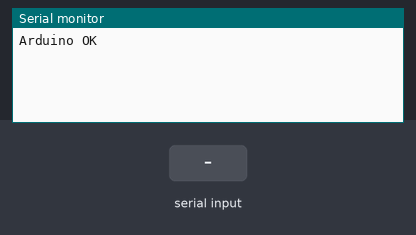
The sketch below on a simulated Arduino Uno, built with avr-gcc and run on an emulated ATmega328P. Shown: the last lines printed to the serial monitor. Inputs (shaded band) come from the test bench.

Above: at 3.2 s.
3.3 s: "1\n" received over Serial
At 3.8 s:
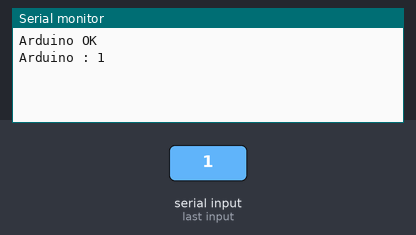
4.8 s: byte 10 ('\n') received over Serial
At 6.0 s:
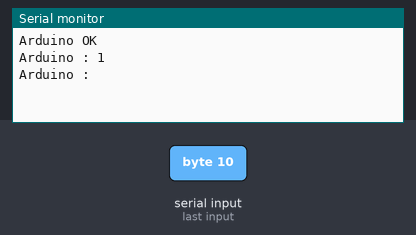
6.3 s: "0\n" received over Serial
At 7.3 s:
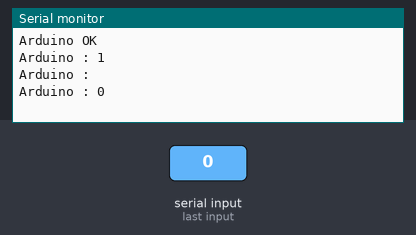

Measured:
- after the input at 3.3 s, the serial monitor: prints a new line at once (image 1)
- after the input at 4.8 s, the serial monitor: prints a new line at once (image 2)
- after the input at 6.3 s, the serial monitor: prints a new line at once (image 3)

The sketch:

xbee_at_test.ino
```cpp
char xbee_buffer_in[200];
char xbee_buffer_out[200];

void setup() {
	Serial.begin(9600);
	delay(2000);
	Serial.println("Arduino OK");
}

void loop() {


	//lecture nouvelle commande
	if (Serial.available()) {
		int c = Serial.read();
		if (c == '\n') {
			sprintf(xbee_buffer_out,"Arduino : %s",xbee_buffer_in);
			Serial.println(xbee_buffer_out);
			xbee_buffer_in[0] = 0;
		}
		else {
			int pos = strlen(xbee_buffer_in);
			xbee_buffer_in[pos] = c;
			xbee_buffer_in[pos+1] = 0;
		}
	}

}
```
